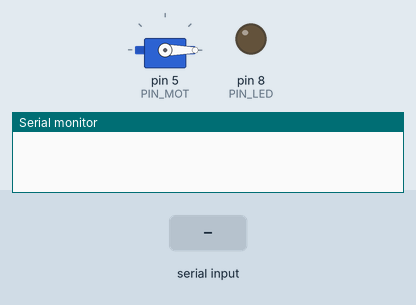
The program below on a simulated Arduino Uno, built with avr-gcc and run on an emulated ATmega328P. On the bench: servo, output pins drawn as LEDs (lit = HIGH), the last lines printed to the serial monitor. Inputs (shaded band) come from the test bench.

Above: at 1.2 s.
1.3 s: "90,45,200\n" received over Serial
At 3.2 s:
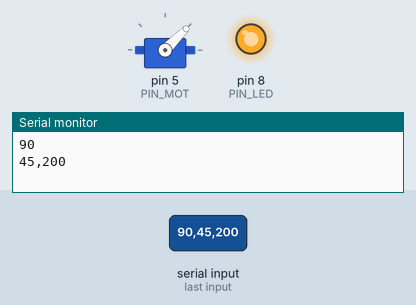
3.8 s: "30,150,10,200\n" received over Serial
At 5.3 s:
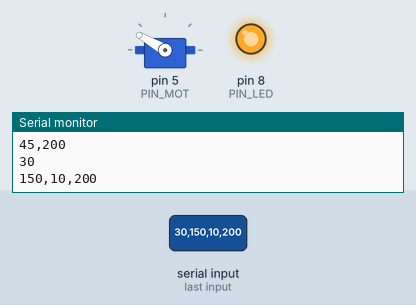
6.3 s: "5\n" received over Serial
At 7.9 s:
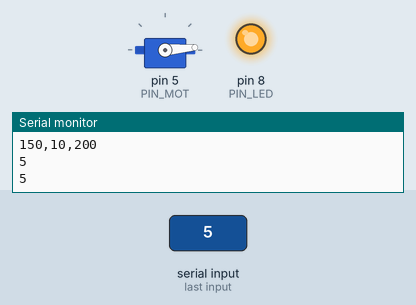
8.8 s: "200\n" received over Serial
At 11.0 s:
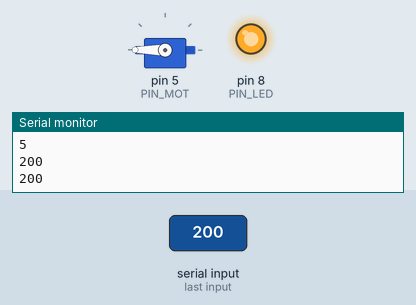
11.3 s: "1,90\n" received over Serial
At 13.1 s:
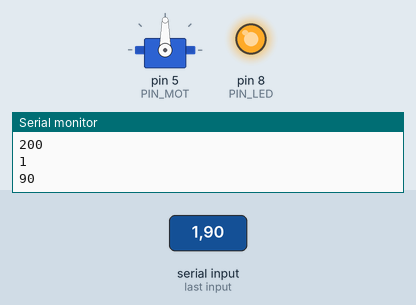
13.8 s: "30,150,10\n" received over Serial
At 15.2 s:
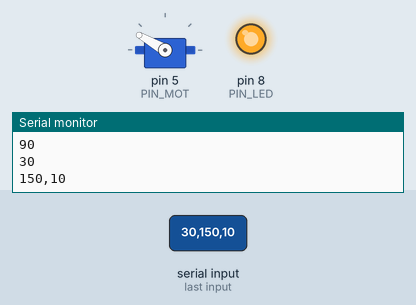
Timing chart, 0 to 16.8 s (numbered marks = the images above; inputs shaded):
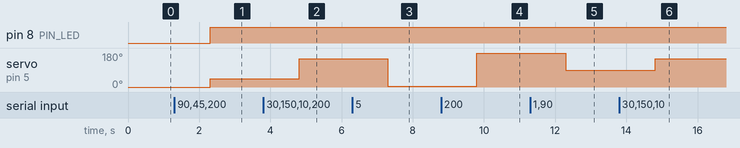

Measured:
- after the input at 1.3 s, pin 8 (PIN_LED): LOW → HIGH after 1.0 s; servo on pin 5 (PIN_MOT): 0° → 45° after 1.0 s
- after the input at 3.8 s, servo on pin 5 (PIN_MOT): 45° → 150° after 1.0 s
- after the input at 6.3 s, servo on pin 5 (PIN_MOT): 150° → 5° after 1.0 s
- after the input at 8.8 s, servo on pin 5 (PIN_MOT): 5° → 180° after 1.0 s
- after the input at 11.3 s, servo on pin 5 (PIN_MOT): 180° → 90° after 1.0 s
- after the input at 13.8 s, servo on pin 5 (PIN_MOT): 90° → 150° after 1.0 s

The program:

main.cpp
```cpp
#include <Arduino.h>

#include <Servo.h>

#define PIN_LED 8
#define PIN_MOT 5

Servo mot;


void setup() {
  Serial.begin(9600);
  delay(30);
  pinMode(PIN_LED, OUTPUT);
  digitalWrite(PIN_LED,0);
  mot.attach(PIN_MOT);
  mot.write(0);
}

int valorMotor = 0, valorLed = 0, pos;
String cad, cad1, cad2;

void loop() {

 if (Serial.available()){
  cad = Serial.readString();
  pos = cad.indexOf(',');
  cad1 = cad.substring(0,pos);
  cad2 = cad.substring(pos+1);

  if (valorLed != cad1.toInt()){

     valorLed = cad1.toInt();
     digitalWrite(PIN_LED, valorLed);

  }

  if (valorMotor != cad2.toInt()){

    valorMotor = cad2.toInt();
    mot.write(valorMotor);

  }


  //cad = cad + " soy la tarjeta";
  Serial.println(cad1);
  Serial.println(cad2);

 }


}
```
